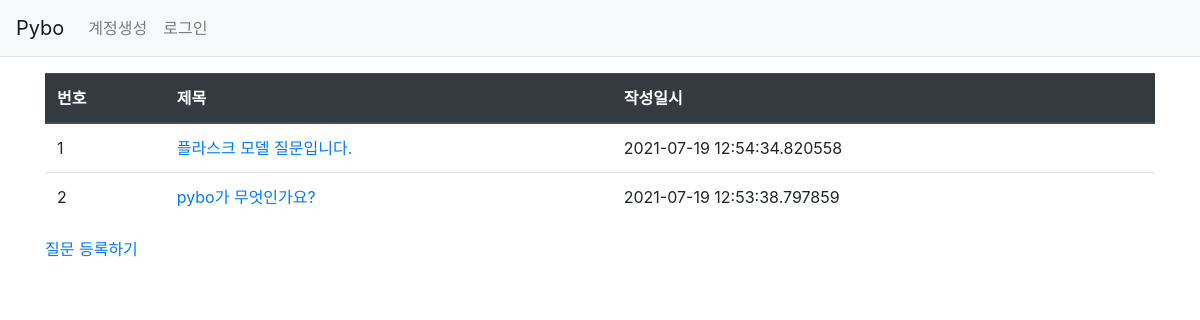
Page /question/list/ on the committed database.
### pybo/models.py (models this page shows)
class Question(db.Model):
    id = db.Column(db.Integer, primary_key=True)
    subject = db.Column(db.String(200), nullable=False)
    content = db.Column(db.Text(), nullable=False)
    create_date = db.Column(db.DateTime(), nullable=False)

### pybo/views/question_views.py (the view)
@bp.route('/list/')
def _list():
    question_list = Question.query.order_by(Question.create_date.desc())
    return render_template('question/question_list.html', question_list=question_list)

### pybo/templates/question/question_list.html
{% extends 'base.html' %}
{% block content %}
<div class="container my-3">
    <table class="table">
        <thead>
        <tr class="thead-dark">
            <th>번호</th>
            <th>제목</th>
            <th>작성일시</th>
        </tr>
        </thead>
        <tbody>
        {% if question_list %}
        {% for question in question_list %}
        <tr>
            <td>{{ loop.index }}</td>
            <td>
                <a href="{{ url_for('question.detail', question_id=question.id) }}">{{ question.subject }}</a>
            </td>
            <td>{{ question.create_date }}</td>
        </tr>
        {% endfor %}
        {% else %}
        <tr>
            <td colspan="3">질문이 없습니다.</td>
        </tr>
        {% endif %}
        </tbody>
    </table>
    <a href="{{ url_for('question.create')}}" class=""btn btn-primary">질문 등록하기</a>
</div>
{% endblock %}

### rows in the picture
Question: subject "플라스크 모델 질문입니다.", create_date "2021-07-19 12:54:34.820558"
Question: subject "pybo가 무엇인가요?", create_date "2021-07-19 12:53:38.797859"
